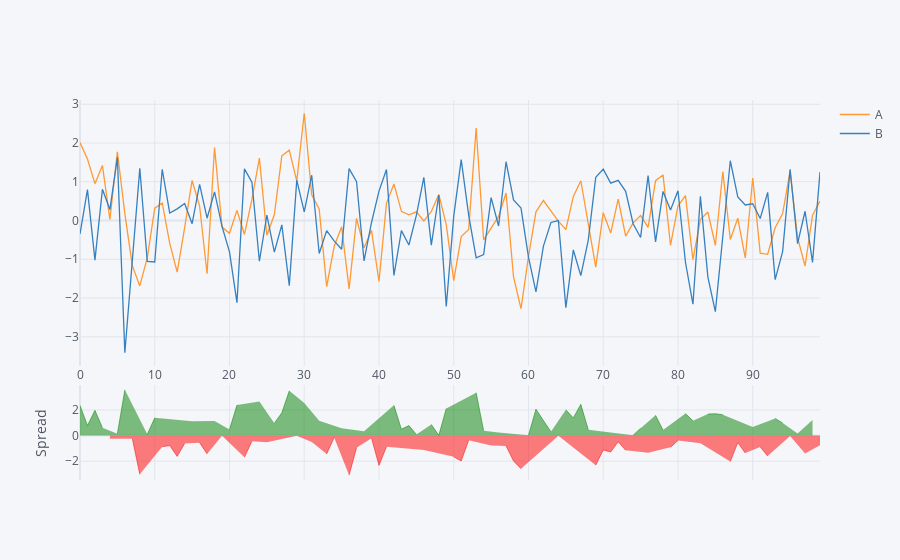

Notebook source saved alongside this figure:
### Code cell
fake_df[['A','B']].iplot(kind='spread')
